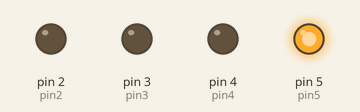
A sketch run on a simulated Arduino Uno, built with avr-gcc and run on an emulated ATmega328P. Shown: output pins drawn as LEDs (lit = HIGH).

Above: at 0.3 s.
At 1.8 s:
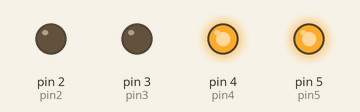
At 3.3 s:
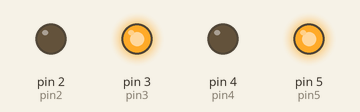
At 7.1 s:
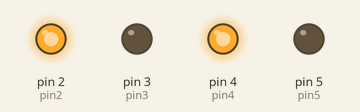
At 10.1 s:
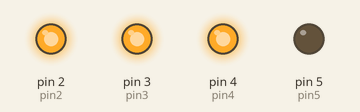
At 13.8 s:
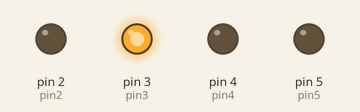
Timing chart, 0 to 14.6 s (numbered marks = the images above):
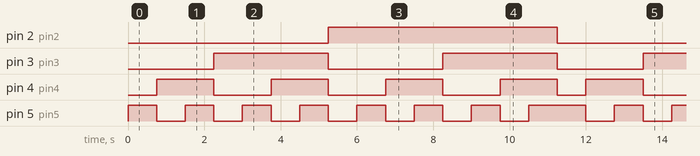

Measured:
- by itself, pin 2 (pin2): alternates HIGH for 6.0 s and LOW for 5.3 s
- by itself, pin 3 (pin3): repeats every 11.3 s: LOW 3.0 s, HIGH 3.0 s, LOW 2.3 s, HIGH 3.0 s
- by itself, pin 4 (pin4): repeats every 11.3 s: 3 × (LOW 1.5 s, HIGH 1.5 s), LOW 0.75 s, HIGH 1.5 s
- by itself, pin 5 (pin5): repeats every 11.3 s: 6 × (LOW 0.75 s, HIGH 0.75 s), LOW 0.75 s, HIGH 1.5 s

The sketch:

sketch_dec29a.ino
```cpp
int pin2 = 2;
int pin3 = 3;
int pin4 = 4;
int pin5 = 5;
int waitTime = 1000;

void setup() {
  pinMode(2, OUTPUT);
  pinMode(3, OUTPUT);
  pinMode(4, OUTPUT);
  pinMode(5, OUTPUT);
}

void loop() {
  int waitTime = 750;

  // 1 = 0001
  digitalWrite(2, LOW);
  digitalWrite(3, LOW);
  digitalWrite(4, LOW);
  digitalWrite(5, HIGH);
  delay(waitTime);

  // 2 = 0010
  digitalWrite(2, LOW);
  digitalWrite(3, LOW);
  digitalWrite(4, HIGH);
  digitalWrite(5, LOW);
  delay(waitTime);

  // 3 = 0011
  digitalWrite(2, LOW);
  digitalWrite(3, LOW);
  digitalWrite(4, HIGH);
  digitalWrite(5, HIGH);
  delay(waitTime);

  // 4 = 0100
  digitalWrite(2, LOW);
  digitalWrite(3, HIGH);
  digitalWrite(4, LOW);
  digitalWrite(5, LOW);
  delay(waitTime);

  // 5 = 0101
  digitalWrite(2, LOW);
  digitalWrite(3, HIGH);
  digitalWrite(4, LOW);
  digitalWrite(5, HIGH);
  delay(waitTime);

  // 6 = 0110
  digitalWrite(2, LOW);
  digitalWrite(3, HIGH);
  digitalWrite(4, HIGH);
  digitalWrite(5, LOW);
  delay(waitTime);

  // 7 = 0111
  digitalWrite(2, LOW);
  digitalWrite(3, HIGH);
  digitalWrite(4, HIGH);
  digitalWrite(5, HIGH);
  delay(waitTime);

  // 8 = 1000
  digitalWrite(2, HIGH);
  digitalWrite(3, LOW);
  digitalWrite(4, LOW);
  digitalWrite(5, LOW);
  delay(waitTime);

  // 9 = 1001
  digitalWrite(2, HIGH);
  digitalWrite(3, LOW);
  digitalWrite(4, LOW);
  digitalWrite(5, HIGH);
  delay(waitTime);

  // 10 = 1010
  digitalWrite(2, HIGH);
  digitalWrite(3, LOW);
  digitalWrite(4, HIGH);
  digitalWrite(5, LOW);
  delay(waitTime);

  // 11 = 1011
  digitalWrite(2, HIGH);
  digitalWrite(3, LOW);
  digitalWrite(4, HIGH);
  digitalWrite(5, HIGH);
  delay(waitTime);

  // 12 = 1100
  digitalWrite(2, HIGH);
  digitalWrite(3, HIGH);
  digitalWrite(4, LOW);
  digitalWrite(5, LOW);
  delay(waitTime);

  // 13 = 1101
  digitalWrite(2, HIGH);
  digitalWrite(3, HIGH);
  digitalWrite(4, LOW);
  digitalWrite(5, HIGH);
  delay(waitTime);

  // 14 = 1110
  digitalWrite(2, HIGH);
  digitalWrite(3, HIGH);
  digitalWrite(4, HIGH);
  digitalWrite(5, LOW);
  delay(waitTime);

  // 15 = 1111
  digitalWrite(2, HIGH);
  digitalWrite(3, HIGH);
  digitalWrite(4, HIGH);
  digitalWrite(5, HIGH);
  delay(waitTime);
}
```
